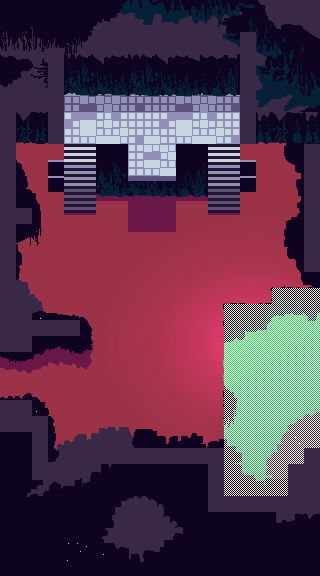

This game map was drawn from its Tiled (.tmx) file and the tilesets committed beside it. A one-line description and the trimmed map source follow:
An orthogonal 20x36 tile map with 16x16 px tiles, 2 tile layers (void, walls), 5 tilesets, 3 image layers and 65 objects (8x post_down_middle, 5x medium tree, 5x grass 5, 4x post, 4x post_middle, ...).

<map version="1.10" tiledversion="1.10.1" orientation="orthogonal" renderorder="right-down" width="20" height="36" tilewidth="16" tileheight="16" infinite="0" nextlayerid="13" nextobjectid="112">
 <editorsettings>
  <export target="trap_1.csv" format="csv" />
 </editorsettings>
 <tileset firstgid="1" source="../../tilesets/rockface.tsx" />
 <tileset firstgid="16" source="../../tilesets/walls1.tsx" />
 <tileset firstgid="52" source="../../tilesets/void.tsx" />
 <tileset firstgid="53" source="../../objects.tsx" />
 <tileset firstgid="96" source="../../tilesets/decoration.tsx" />
 <imagelayer id="7" name="bg">
  <image source="bg.png" width="320" height="576" />
 </imagelayer>
 <imagelayer id="8" name="floor">
  <image source="floor.png" width="320" height="576" />
 </imagelayer>
 <imagelayer id="9" name="foreground">
  <image source="foreground.png" width="320" height="576" />
 </imagelayer>
 <layer id="1" name="void" width="20" height="36" offsetx="0" offsety="16">
  <data>[720 cells, 70 non-empty, 1 distinct tile ids]</data>
 </layer>
 <layer id="2" name="walls" width="20" height="36">
  <data>[720 cells, 134 non-empty, 12 distinct tile ids]</data>
 </layer>
 <objectgroup id="10" name="objects">
  <object id="31" name="post" gid="74" x="236" y="220" width="16" height="16" />
  <object id="32" name="post" gid="74" x="196" y="220" width="16" height="16" />
  <object id="33" name="post" gid="74" x="92" y="220" width="16" height="16" />
  <object id="34" name="post" gid="74" x="52" y="220" width="16" height="16" />
  <object id="35" name="post_down_middle" gid="88" x="236" y="204" width="16" height="16" />
  <object id="36" name="post_down_middle" gid="88" x="196" y="204" width="16" height="16" />
  <object id="37" name="post_down_middle" gid="88" x="92" y="204" width="16" height="16" />
  <object id="38" name="post_down_middle" gid="88" x="52" y="204" width="16" height="16" />
  <object id="40" name="post_down_middle" gid="88" x="236" y="194" width="16" height="16" />
  <object id="41" name="post_down_middle" gid="88" x="196" y="194" width="16" height="16" />
  <object id="42" name="post_down_middle" gid="88" x="92" y="194" width="16" height="16" />
  <object id="43" name="post_down_middle" gid="88" x="52" y="194" width="16" height="16" />
  <object id="47" name="post_left" gid="76" x="196" y="147" width="16" height="16" />
  <object id="48" name="post_right" gid="77" x="172" y="147" width="16" height="16" />
  <object id="49" name="post_middle" gid="78" x="184" y="147" width="16" height="16" />
  <object id="50" name="post_left" gid="76" x="116" y="147" width="16" height="16" />
  <object id="51" name="post_right" gid="77" x="92" y="147" width="16" height="16" />
  <object id="52" name="post_middle" gid="78" x="104" y="147" width="16" height="16" />
  <object id="53" name="post_right" gid="77" x="125" y="180" width="16" height="16" />
  <object id="54" name="post_left" gid="76" x="163" y="180" width="16" height="16" />
  <object id="55" name="post_middle" gid="78" x="141" y="180" width="16" height="16" />
  <object id="56" name="post_middle" gid="78" x="147" y="180" width="16" height="16" />
  <object id="58" name="medium tree" gid="55" x="42.924" y="428.363" width="32" height="32" />
  <object id="59" name="medium tree" gid="55" x="47.091" y="319.697" width="32" height="32" />
  <object id="60" name="medium tree 2" gid="67" x="64.091" y="374.363" width="32" height="32" />
  <object id="62" name="medium tree 3" gid="68" x="98.591" y="373.697" width="32" height="32" />
  <object id="63" name="medium tree 2" gid="67" x="78.909" y="361.637" width="32" height="32" />
  <object id="64" name="grass 3" gid="97" x="113.591" y="288.363" width="16" height="16" />
  <object id="65" name="big tree" gid="53" x="110.5" y="397" width="48" height="48" />
  <object id="66" name="tall tree" gid="58" x="286.5" y="281" width="16" height="32" />
  <object id="67" name="small tree 2" gid="57" x="297.167" y="288.667" width="16" height="16" />
  <object id="68" name="grass 3" gid="97" x="263.166" y="285.334" width="16" height="16" />
  <object id="69" name="tall tree" gid="58" x="168" y="445.5" width="16" height="32" />
  <object id="71" name="medium tree" gid="55" x="142" y="457.5" width="32" height="32" />
  <object id="80" name="small_bust" gid="69" x="48" y="162" width="16" height="32" />
  <object id="81" name="small_bust" gid="69" x="240" y="162" width="16" height="32" />
  <object id="82" name="grass 3" gid="97" x="77" y="257.5" width="16" height="16" />
  <object id="83" name="grass 4" gid="98" x="177.5" y="279" width="16" height="16" />
  <object id="84" name="grass 5" gid="99" x="152.5" y="304.5" width="16" height="16" />
  <object id="85" name="grass 3" gid="97" x="175.5" y="324" width="16" height="16" />
  <object id="86" name="grass" gid="100" x="227.5" y="261" width="16" height="16" />
  <object id="87" name="grass 4" gid="98" x="230" y="289.5" width="16" height="16" />
  <object id="88" name="grass 4" gid="98" x="185.5" y="269" width="16" height="16" />
  <object id="89" name="grass" gid="100" x="159.25" y="379" width="16" height="16" />
  <object id="90" name="grass 5" gid="99" x="37.25" y="289.5" width="16" height="16" />
  <object id="91" name="grass 5" gid="99" x="45.75" y="284.25" width="16" height="16" />
  <object id="92" name="grass 5" gid="99" x="86.6875" y="394.375" width="16" height="16" />
  <object id="93" name="grass 5" gid="99" x="95.1875" y="389.125" width="16" height="16" />
  <object id="108" name="medium tree" gid="55" x="-12.3333" y="370" width="32" height="32" />
  <object id="109" name="medium tree" gid="55" x="22" y="361" width="32" height="32" />
 </objectgroup>
 <objectgroup id="11" name="collectibles">
  <object id="14" name="key_1" gid="62" x="152" y="168" width="16" height="16" />
 </objectgroup>
 <objectgroup id="3" name="entities">
  <object id="94" name="pincer" x="124" y="254.667">
   <point />
  </object>
  <object id="95" name="hound" x="161.333" y="246.667">
   <point />
  </object>
  <object id="96" name="musketeer" x="153.667" y="216.333">
   <point />
  </object>
  <object id="97" name="grunt" x="103" y="259">
   <point />
  </object>
  <object id="98" name="pincer" x="209.333" y="264">
   <point />
  </object>
 </objectgroup>
 <objectgroup id="12" name="barriers">
  <object id="99" name="0" x="144" y="320" width="96" height="32" />
  <object id="101" name="barrier" gid="63" x="160" y="400" width="16" height="32" />
  <object id="105" name="barrier" gid="63" x="184" y="400" width="16" height="32" />
  <object id="111" name="barrier" gid="63" x="208" y="400" width="16" height="32" />
 </objectgroup>
 <objectgroup id="4" name="images">
  <object id="1" name="bg" x="0" y="0">
   <point />
  </object>
  <object id="3" name="floor" x="0" y="0">
   <point />
  </object>
  <object id="4" name="foreground" x="0" y="0">
   <point />
  </object>
 </objectgroup>
 <objectgroup id="5" name="entries">
  <object id="5" name="2" x="35.4607" y="376.306">
   <point />
  </object>
 </objectgroup>
 <objectgroup id="6" name="exits">
  <object id="6" name="2" x="-32" y="320" width="48" height="96" />
 </objectgroup>
</map>
